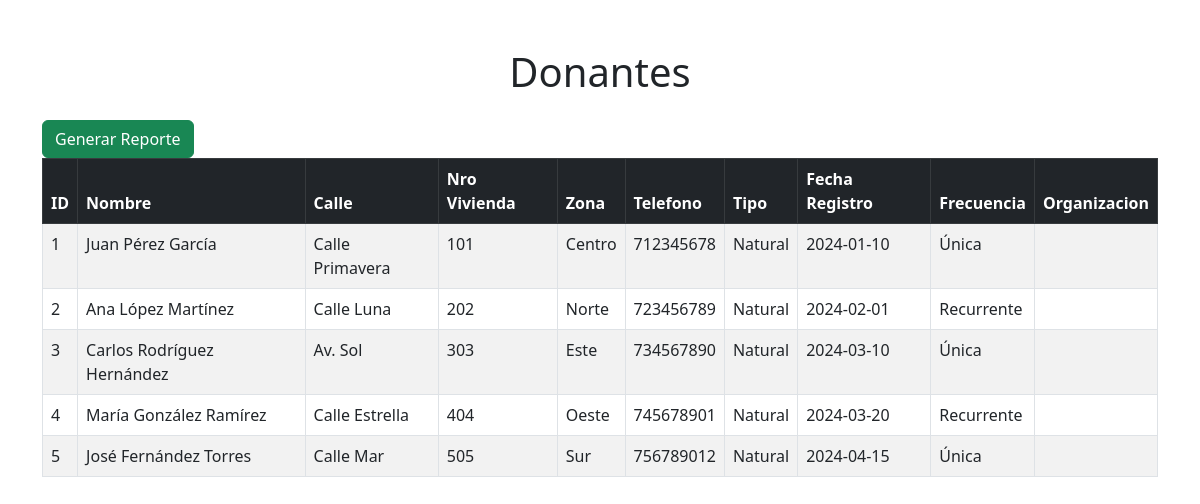
/Donantes.php, run on the app's committed database.
### tables this page shows
CREATE TABLE DONANTE (
    id_donante INT PRIMARY KEY AUTO_INCREMENT,
    tipo ENUM('Natural', 'Organización', 'Anónimo'),
    fecha_registro DATE,
    frecuencia ENUM('Única', 'Recurrente'),
    id_persona INT NULL,
    nombre_organizacion VARCHAR(100) NULL,
    FOREIGN KEY (id_persona) REFERENCES PERSONA(id_persona)
);

CREATE TABLE PERSONA (
    id_persona INT PRIMARY KEY AUTO_INCREMENT,
    nombre VARCHAR(50),
    ap_paterno VARCHAR(50),
    ap_materno VARCHAR(50),
    calle VARCHAR(100),
    nro VARCHAR(10),
    zona VARCHAR(50),
    telefono VARCHAR(20)
);

### Donantes.php (the view, shortened to what this page needs)
<!DOCTYPE html>
<html lang="es">
<head>
    <link href="https://cdn.jsdelivr.net/npm/bootstrap@5.3.0/dist/css/bootstrap.min.css" rel="stylesheet">
</head>
<body>
<div class="container mt-5">
    <h1 class="text-center mb-4">Donantes</h1>
<?php
$servidor = "localhost";
$usuario = "root";
$contrasena = "";
$base_datos = "castiel_bd";
$conn = new mysqli($servidor, $usuario, $contrasena, $base_datos);
$sql = "SELECT p.id_persona,
               p.nombre,
               p.ap_paterno,
               p.ap_materno,
               p.calle,
               p.nro,
               p.zona,
               p.telefono,
               d.tipo,
               d.fecha_registro,
               d.frecuencia,
               d.nombre_organizacion
        FROM persona p
        JOIN donante d ON p.id_persona = d.id_persona";
$resultado = $conn->query($sql);
echo "<div class='text-right'>
        <a href='fpdf/DonantesPDF_H.php' target='_blank'class='btn btn-success'>Generar Reporte</a>
      </div>";
if ($resultado->num_rows > 0) {
    echo "<table class='table table-striped table-bordered'>";
    echo "<thead class='table-dark'>
            <tr>
                <th>ID</th>
                <th>Nombre</th>
                <th>Calle</th>
                <th>Nro Vivienda</th>
                <th>Zona</th>
                <th>Telefono</th>
                <th>Tipo</th>
                <th>Fecha Registro</th>
                <th>Frecuencia</th>
                <th>Organizacion</th>
            </tr>
          </thead>";
    while ($fila = $resultado->fetch_assoc()) {
        echo "<tr>
                <td>" . $fila["id_persona"] . "</td>
                <td>" . $fila["nombre"] . " " . $fila["ap_paterno"] . " " . $fila["ap_materno"] ."</td>
                <td>" . $fila["calle"] . "</td>
                <td>" . $fila["nro"] . "</td>
                <td>" . $fila["zona"] . "</td>
                <td>" . $fila["telefono"] . "</td>
                <td>" . $fila["tipo"] . "</td>
                <td>" . $fila["fecha_registro"] . "</td>
                <td>" . $fila["frecuencia"] . "</td>
                <td>" . $fila["nombre_organizacion"] . "</td>
              </tr>";
    }
    echo "</table>";
} else {
    echo "No se encontraron resultados.";
}
?>
</div>
</body>
</html>

### data on the page
donante: id_persona.id_persona "1", id_persona.nombre "Juan", id_persona.ap_paterno "Pérez", id_persona.ap_materno "García", id_persona.calle "Calle Primavera", id_persona.nro "101", id_persona.zona "Centro", id_persona.telefono "712345678", tipo "Natural", fecha_registro "2024-01-10", frecuencia "Única"
donante: id_persona.id_persona "2", id_persona.nombre "Ana", id_persona.ap_paterno "López", id_persona.ap_materno "Martínez", id_persona.calle "Calle Luna", id_persona.nro "202", id_persona.zona "Norte", id_persona.telefono "723456789", tipo "Natural", fecha_registro "2024-02-01", frecuencia "Recurrente"
donante: id_persona.id_persona "3", id_persona.nombre "Carlos", id_persona.ap_paterno "Rodríguez", id_persona.ap_materno "Hernández", id_persona.calle "Av. Sol", id_persona.nro "303", id_persona.zona "Este", id_persona.telefono "734567890", tipo "Natural", fecha_registro "2024-03-10", frecuencia "Única"
donante: id_persona.id_persona "4", id_persona.nombre "María", id_persona.ap_paterno "González", id_persona.ap_materno "Ramírez", id_persona.calle "Calle Estrella", id_persona.nro "404", id_persona.zona "Oeste", id_persona.telefono "745678901", tipo "Natural", fecha_registro "2024-03-20", frecuencia "Recurrente"
donante: id_persona.id_persona "5", id_persona.nombre "José", id_persona.ap_paterno "Fernández", id_persona.ap_materno "Torres", id_persona.calle "Calle Mar", id_persona.nro "505", id_persona.zona "Sur", id_persona.telefono "756789012", tipo "Natural", fecha_registro "2024-04-15", frecuencia "Única"
